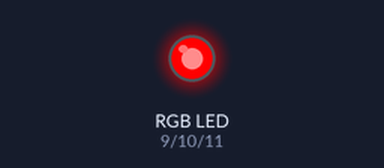
Simulated run of this sketch. Board: Arduino Uno, built with avr-gcc and run on an emulated ATmega328P. Shown: an RGB LED mixed from three pins (HIGH = lit).

Above: at 0.05 s.
At 1.95 s:
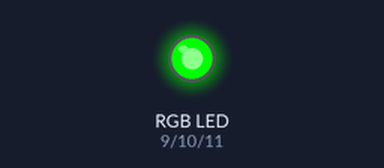
At 2.95 s:
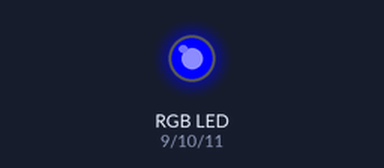
At 3.95 s:
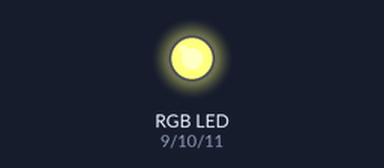
At 5.95 s:
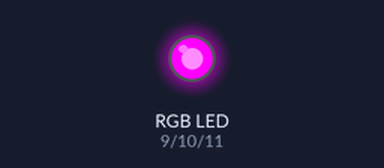
At 7.95 s:
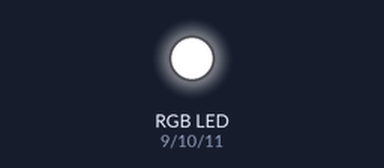
Timing chart, 0 to 10.4 s (numbered marks = the images above):
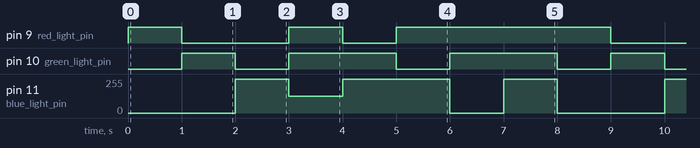

Measured:
- by itself, pin 9 (red_light_pin): repeats every 8.0 s: LOW 2.0 s, HIGH 1.0 s, LOW 1.0 s, HIGH 4.0 s
- by itself, pin 10 (green_light_pin): repeats every 8.0 s: 2 × (LOW 1.0 s, HIGH 2.0 s), LOW 1.0 s, HIGH 1.0 s
- by itself, pin 11 (blue_light_pin): repeats every 8.0 s: 125/255 1.0 s, 255/255 2.0 s, 0/255 1.0 s, 255/255 1.0 s, 0/255 2.0 s, 255/255 1.0 s

The sketch:

led_rgb_test.ino
```cpp
/*
int redPin = 9;
int greenPin = 10;
int bluePin = 11;


void setup()
{
  pinMode(redPin, OUTPUT);
  pinMode(greenPin, OUTPUT);
  pinMode(bluePin, OUTPUT);
}

void loop()
{
  digitalWrite(greenPin,HIGH);
  delay(1000);
  digitalWrite(redPin,LOW);
  digitalWrite(greenPin,HIGH);
  digitalWrite(bluePin,LOW);
  delay(1000);
  digitalWrite(redPin,LOW);
  digitalWrite(greenPin,LOW);
  digitalWrite(bluePin,HIGH);
  delay(1000);
  digitalWrite(bluePin,LOW);
  digitalWrite(greenPin,LOW);
  digitalWrite(redPin,LOW);
  delay(1000);
}

 */
/*
int redPin = 9;
int greenPin = 10;
int bluePin = 11;
int normalPin = 13;

void setup()
{
  pinMode(redPin, OUTPUT);
  pinMode(greenPin, OUTPUT);
  pinMode(bluePin, OUTPUT);
  pinMode(normalPin, OUTPUT);
  Serial.begin(9600);
}

void loop()
{
  while(Serial.available())
  {
    char c=Serial.read();
      if(c=='A')
        digitalWrite(13, HIGH);
      else if(c=='S')
        digitalWrite(13, LOW);
        else Serial.println("Eroare input.");
    }
  setColor(1, 0, 0);  // red lowest brightness
  delay(1000);
  setColor(50, 0, 0);  // red
  delay(1000);
  setColor(140, 0, 0);  // red
  delay(1000);
  setColor(255, 0, 0);  // red
  delay(1000);
  setColor(0, 255, 0);  // green
  delay(1000);
  setColor(0, 0, 255);  // blue
  delay(1000);
  setColor(255, 255, 0);  // yellow
  delay(1000);
  setColor(80, 0, 80);  // purple
  delay(1000);
  setColor(255, 50, 0);  // Orange
  delay(1000);
}

void setColor(int red, int green, int blue)
{
  analogWrite(redPin, red);
  analogWrite(greenPin, green);
  analogWrite(bluePin, blue);
}
*/

int red_light_pin= 9;
int green_light_pin = 10;
int blue_light_pin = 11;
void setup() {
  pinMode(red_light_pin, OUTPUT);
  pinMode(green_light_pin, OUTPUT);
  pinMode(blue_light_pin, OUTPUT);
}
void loop() {
  RGB_color(255, 0, 0); // Red
  delay(1000);
  RGB_color(0, 255, 0); // Green
  delay(1000);
  RGB_color(0, 0, 255); // Blue
  delay(1000);
  RGB_color(255, 255, 125); // Raspberry
  delay(1000);
  RGB_color(0, 255, 255); // Cyan
  delay(1000);
  RGB_color(255, 0, 255); // Magenta
  delay(1000);
  RGB_color(255, 255, 0); // Yellow
  delay(1000);
  RGB_color(255, 255, 255); // White
  delay(1000);
}
void RGB_color(int red_light_value, int green_light_value, int blue_light_value)
 {
  analogWrite(red_light_pin, red_light_value);
  analogWrite(green_light_pin, green_light_value);
  analogWrite(blue_light_pin, blue_light_value);
}
```
